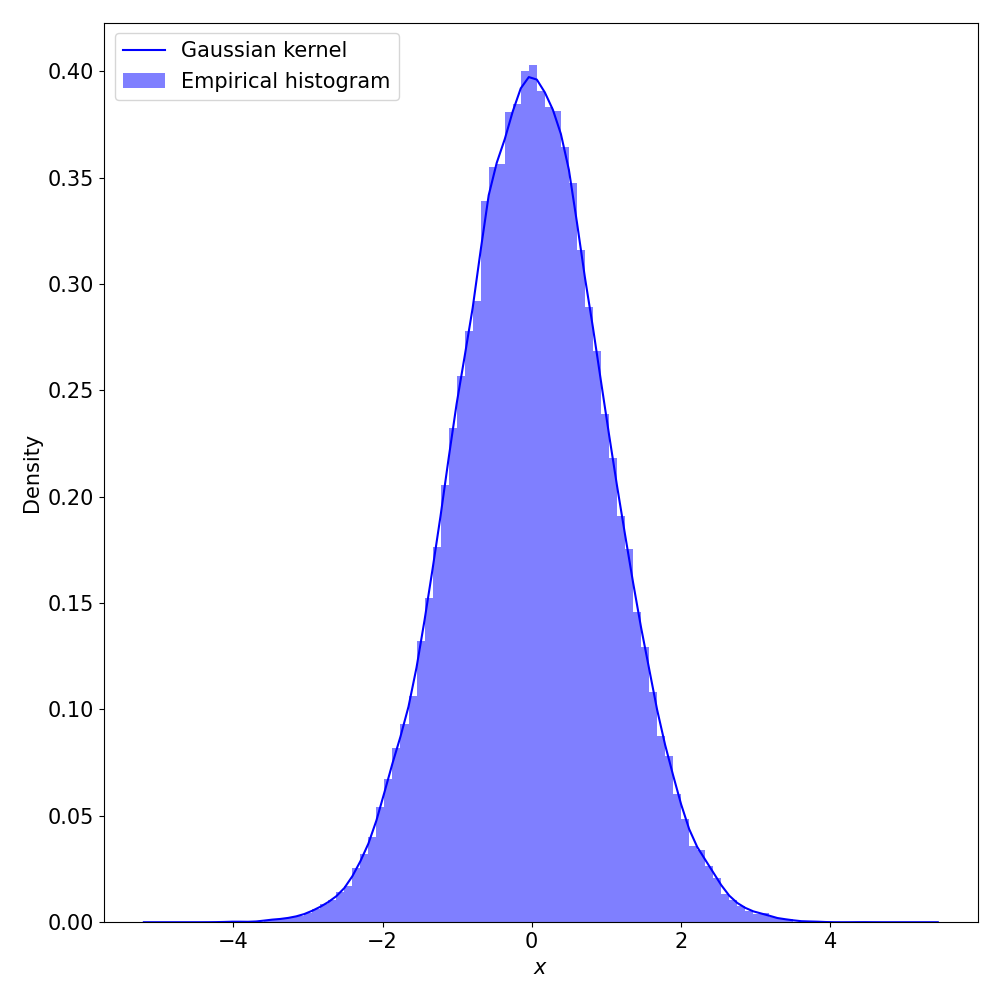

Write Python code to recreate this figure.
# -*- coding: utf-8 -*-

#############################
## Yoann Robin             ##
## [email redacted] ##
#############################

###############
## Libraries ##
##{{{

import sys,os
import pickle as pk
import multiprocessing as mp


## Scientific libraries
##=====================

import numpy as np
import scipy.stats as sc
import pandas as pd
import xarray as xr


## Plot libraries ##
##==================

import matplotlib as mpl
import matplotlib.pyplot as plt
## from mpl_toolkits.mplot3d import Axes3D
## import cartopy.crs as ccrs
## import cartopy.feature as cfeature

mpl.rcParams['font.size'] = 15
#plt.rc('text',usetex=True)
#plt.rcParams['text.latex.unicode'] = True

##}}}
###############

###############
## Fonctions ##
###############


#############
## Classes ##
#############


##########
## main ##
##########

if __name__ == "__main__":
	
	X = np.random.normal( size = 100000 )
	bins = np.linspace( X.min() - 1 , X.max() + 1 , 100 )
	kde  = sc.gaussian_kde(X)
	
	fig = plt.figure( figsize = (10,10 ) )
	
	ax = fig.add_subplot(1,1,1)
	ax.hist( X , bins = bins , color = "blue" , alpha = 0.5 , density = True , label = "Empirical histogram" )
	ax.plot( bins , kde(bins) , color = "blue" , label = "Gaussian kernel" )
	ax.legend( loc = "upper left" )
	ax.set_xlabel( r"$x$" )
	ax.set_ylabel( "Density" )
	
	fig.set_tight_layout(True)
	fig.savefig( os.path.join( os.path.dirname(os.path.abspath(__file__)) , "fig0.png" ) )
	
	print("Done")
